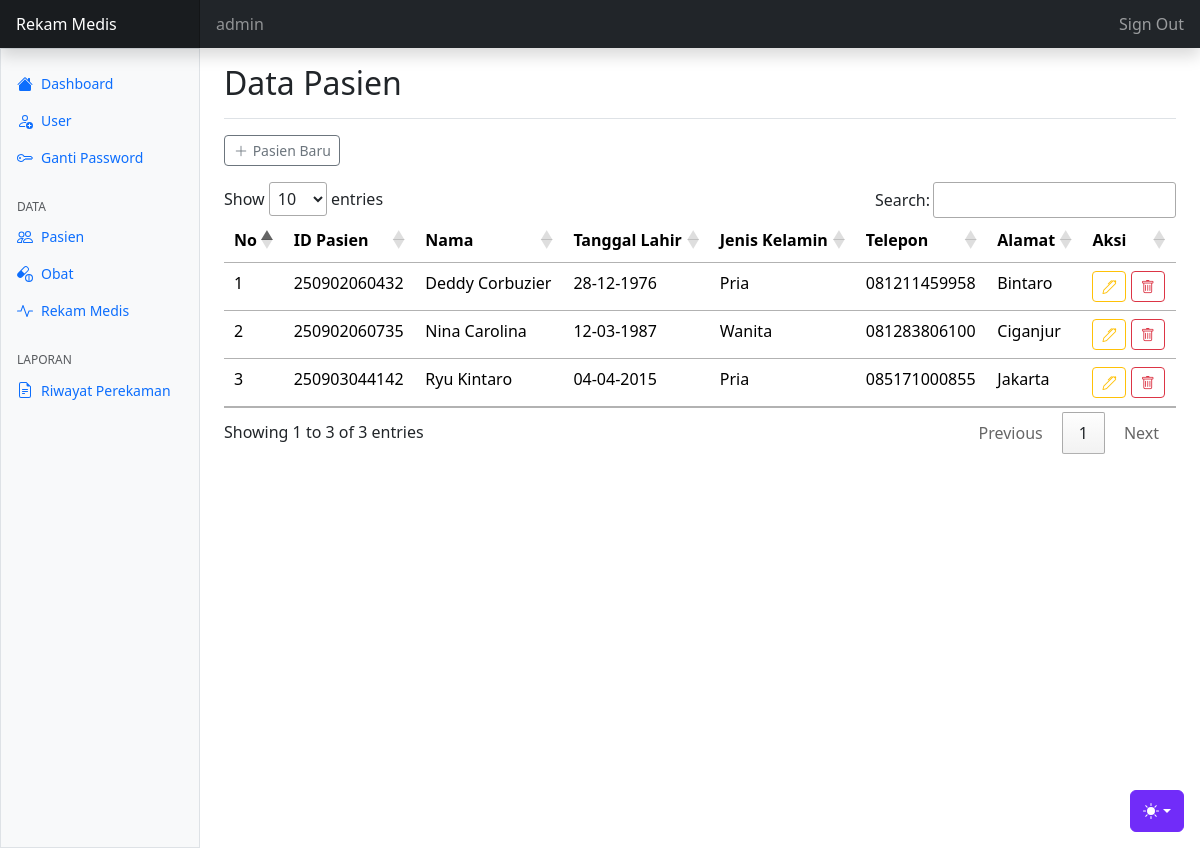
The page /pasien/index.php (signed in) on the database its author committed.
### tables this page shows
CREATE TABLE `tbl_pasien` (
  `id` varchar(20) NOT NULL,
  `nama` varchar(255) NOT NULL,
  `tgl_lahir` date NOT NULL,
  `gender` enum('P','W') NOT NULL,
  `telpon` varchar(15) NOT NULL,
  `alamat` varchar(255) NOT NULL
);

### config.php (called while the page is built, shortened)
<?php
$main_url	= "http://localhost/MEDICAL_codingline/";
function in_date($tgl){
	$dd = substr($tgl, 8, 2);
	$mm = substr($tgl, 5, 2);
	$yy = substr($tgl, 0, 4);
	return $dd . "-" . $mm . "-" . $yy;
}
?>

### pasien/index.php (the view, shortened to what this page needs)
<?php
require "../config.php";
require "../template/header.php";
require "../template/navbar.php";
require "../template/sidebar.php";
?>
<main class="col-md-9 ms-sm-auto col-lg-10 px-md-4 min-vh-100">
	<div class="d-flex justify-content-between flex-wrap flex-md-nowrap align-items-center pt-3 pb-2 mb-3 border-bottom">
		<h1 class="h2">Data Pasien</h1>
	</div>
	<a href="<?= $main_url ?>pasien/tambah-pasien.php" class="btn btn-outline-secondary btn-sm mb-3"
	title="tambah pasien baru"><i class="bi bi-plus-lg align-top"></i> Pasien Baru</a>
	<table class="table table-responsive table-hover" id="myTable">
		<thead>
			<tr>
				<th>No</th>
				<th>ID Pasien</th>
				<th>Nama</th>
				<th>Tanggal Lahir</th>
				<th>Jenis Kelamin</th>
				<th>Telepon</th>
				<th>Alamat</th>
				<th>Aksi</th>
			</tr>
		</thead>
		<tbody>
			<?php
			$no				= 1;
			$queryPasien	= mysqli_query($koneksi, "SELECT * FROM tbl_pasien");
			while($pasien 	= mysqli_fetch_assoc($queryPasien)){ ?>
				<tr>
					<td><?= $no++; ?></td>
					<td><?= $pasien['id'] ?></td>
					<td><?= $pasien['nama'] ?></td>
					<td><?= in_date($pasien['tgl_lahir']) ?></td>
					<td>
						<?php
							if($pasien['gender'] == 'P'){
								echo 'Pria';
							} else {
								echo 'Wanita';
							}
						?>
					</td>
					<td><?= $pasien['telpon'] ?></td>
					<td><?= $pasien['alamat'] ?></td>
					<td>
						<a href="edit-pasien.php?id=<?= $pasien['id'] ?>" class="btn btn-sm btn-outline-warning" title="edit pasien">
						<i class="bi bi-pen align-top"></i></a>
						<a href="proses-pasien.php?id=<?= $pasien['id'] ?>&aksi=hapus-pasien"
						onclick="return confirm('Apakah Anda yakin ingin menghapus data pasien ini ?')"
						class="btn btn-sm btn-outline-danger" title="hapus pasien"><i class="bi bi-trash align-top"></i></a>
					</td>
				</tr>
			<?php } ?>
		</tbody>
	  </table>
</main>
<?php
require "../template/footer.php";
?>

### asset/dashboard/dashboard.css (style rules this page uses)
.bi { display: inline-block; width: 1rem; height: 1rem; }

### template/header.php (style rules this page uses)
.bi { vertical-align: -.125em; fill: currentColor; }

### rows shown on the page
tbl_pasien: id "250902060432", nama "Deddy Corbuzier", tgl_lahir "28-12-1976", gender "Pria", telpon "081211459958", alamat "Bintaro"
tbl_pasien: id "250902060735", nama "Nina Carolina", tgl_lahir "12-03-1987", gender "Wanita", telpon "081283806100", alamat "Ciganjur"
tbl_pasien: id "250903044142", nama "Ryu Kintaro", tgl_lahir "04-04-2015", gender "Pria", telpon "085171000855", alamat "Jakarta"

### other values the page prints
$_SESSION['ssUserRM'] "admin"
